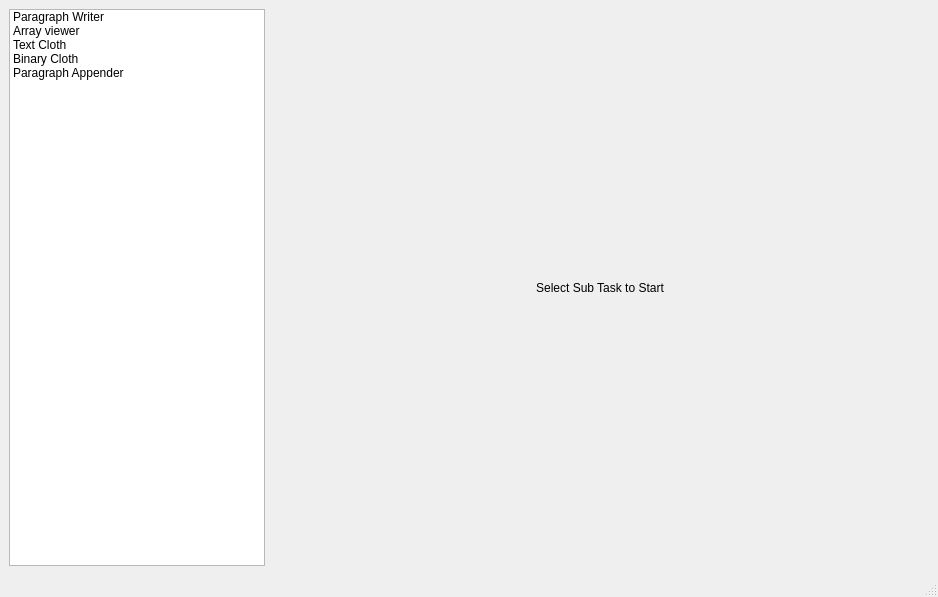
<?xml version="1.0" encoding="UTF-8"?>
<ui version="4.0">
 <class>MainWindow</class>
 <widget class="QMainWindow" name="MainWindow">
  <property name="geometry">
   <rect>
    <x>0</x>
    <y>0</y>
    <width>938</width>
    <height>597</height>
   </rect>
  </property>
  <property name="windowTitle">
   <string>MainWindow</string>
  </property>
  <widget class="QWidget" name="centralwidget">
   <layout class="QHBoxLayout" name="horizontalLayout">
    <item>
     <widget class="QListWidget" name="selector">
      <property name="sizePolicy">
       <sizepolicy hsizetype="Minimum" vsizetype="Minimum">
        <horstretch>0</horstretch>
        <verstretch>0</verstretch>
       </sizepolicy>
      </property>
      <property name="editTriggers">
       <set>QAbstractItemView::NoEditTriggers</set>
      </property>
      <item>
       <property name="text">
        <string>Paragraph Writer</string>
       </property>
      </item>
      <item>
       <property name="text">
        <string>Array viewer</string>
       </property>
      </item>
      <item>
       <property name="text">
        <string>Text Cloth</string>
       </property>
      </item>
      <item>
       <property name="text">
        <string>Binary Cloth</string>
       </property>
      </item>
      <item>
       <property name="text">
        <string>Paragraph Appender</string>
       </property>
      </item>
     </widget>
    </item>
    <item>
     <widget class="QWidget" name="root" native="true">
      <property name="sizePolicy">
       <sizepolicy hsizetype="Expanding" vsizetype="Expanding">
        <horstretch>0</horstretch>
        <verstretch>0</verstretch>
       </sizepolicy>
      </property>
      <layout class="QHBoxLayout" name="horizontalLayout_2">
       <item>
        <widget class="QLabel" name="defaultSubtask">
         <property name="sizePolicy">
          <sizepolicy hsizetype="Preferred" vsizetype="Preferred">
           <horstretch>1</horstretch>
           <verstretch>1</verstretch>
          </sizepolicy>
         </property>
         <property name="text">
          <string>Select Sub Task to Start</string>
         </property>
         <property name="alignment">
          <set>Qt::AlignCenter</set>
         </property>
        </widget>
       </item>
      </layout>
     </widget>
    </item>
   </layout>
  </widget>
  <widget class="QMenuBar" name="menubar">
   <property name="geometry">
    <rect>
     <x>0</x>
     <y>0</y>
     <width>938</width>
     <height>22</height>
    </rect>
   </property>
  </widget>
  <widget class="QStatusBar" name="statusbar"/>
 </widget>
 <resources/>
 <connections/>
</ui>
